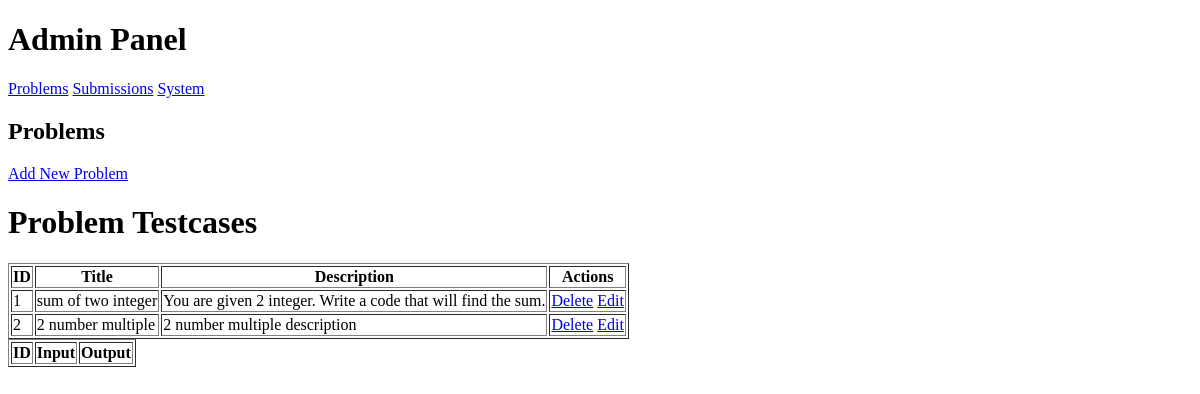
Before: /admin/problems with the older database file.
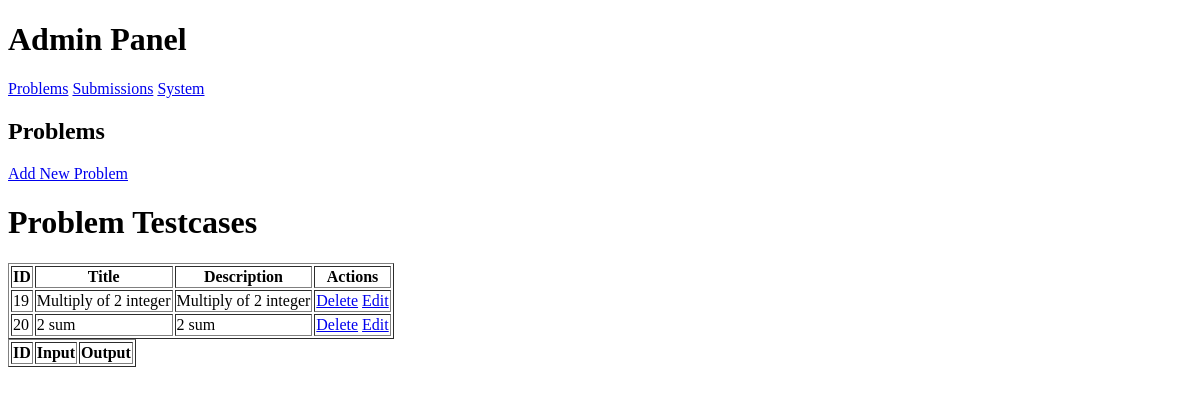
After: the same page with the newer database file.
### tables this page shows
CREATE TABLE problems (
    id INTEGER PRIMARY KEY AUTOINCREMENT,
    title TEXT NOT NULL,
    description TEXT NOT NULL);

### run.py (the view)
@app.route("/admin/problems")
def adminProblem():
    conn = get_db_connection()
    problems = conn.execute('SELECT * FROM problems').fetchall()
    conn.close()
    return render_template("admin/adminProblems.html", problems=problems)

### run.py (called while the page is built)
def get_db_connection():
    conn = sqlite3.connect(DB_PATH)
    conn.row_factory = sqlite3.Row
    return conn

### templates/admin/adminProblems.html (shortened to what this page needs)
{% extends "admin/admin.html" %}
{% block content %}
<h2>Problems</h2>
{% if not add and not edit%}
<table border="1">
    <tr>
        <th>ID</th>
        <th>Title</th>
        <th>Description</th>
        <th>Actions</th>
    </tr>
    {% for p in problems %}
    <tr>
        <td>{{ p.id }}</td>
        <td>{{ p.title }}</td>
        <td>{{ p.description }}</td>
        <td>
            <a href="{{ url_for('delete_problem', id=p.id) }}">Delete</a>
	    <a href="{{url_for('edit_problem', id=p.id) }}">Edit</a>
        </td>
    </tr>
    {% endfor %}
<a href="{{ url_for('add_problem') }}">Add New Problem</a>
{% endif %}
<h1>Problem Testcases</h1>
</table>
<table border="1">
<tr>
 <th>ID</th>
 <th>Input</th>
 <th>Output</th>
</tr>
</table>
{% endblock %}

### templates/admin/admin.html (shortened to what this page needs)
<!DOCTYPE html>
<html lang="en">
<head>
    <link rel="stylesheet" href="{{ url_for('static', filename='style.css') }}">
</head>
<body>
    <header>
        <h1>Admin Panel</h1>
        <nav>
            <a href="{{ url_for('adminProblem') }}">Problems</a>
            <a href="{{ url_for('adminSubmissions') }}">Submissions</a>
            <a href="{{ url_for('adminSystem') }}">System</a>
        </nav>
    </header>
    <main>
        {% block content %}{% endblock %}
    </main>
</body>
</html>

Changed rows visible on the page:
removed problems: id "1", title "sum of two integer", description "You are given 2 integer. Write a code that will find the sum."
removed problems: id "2", title "2 number multiple", description "2 number multiple description"
added problems: id "19", title "Multiply of 2 integer", description "Multiply of 2 integer"
added problems: id "20", title "2 sum", description "2 sum"
